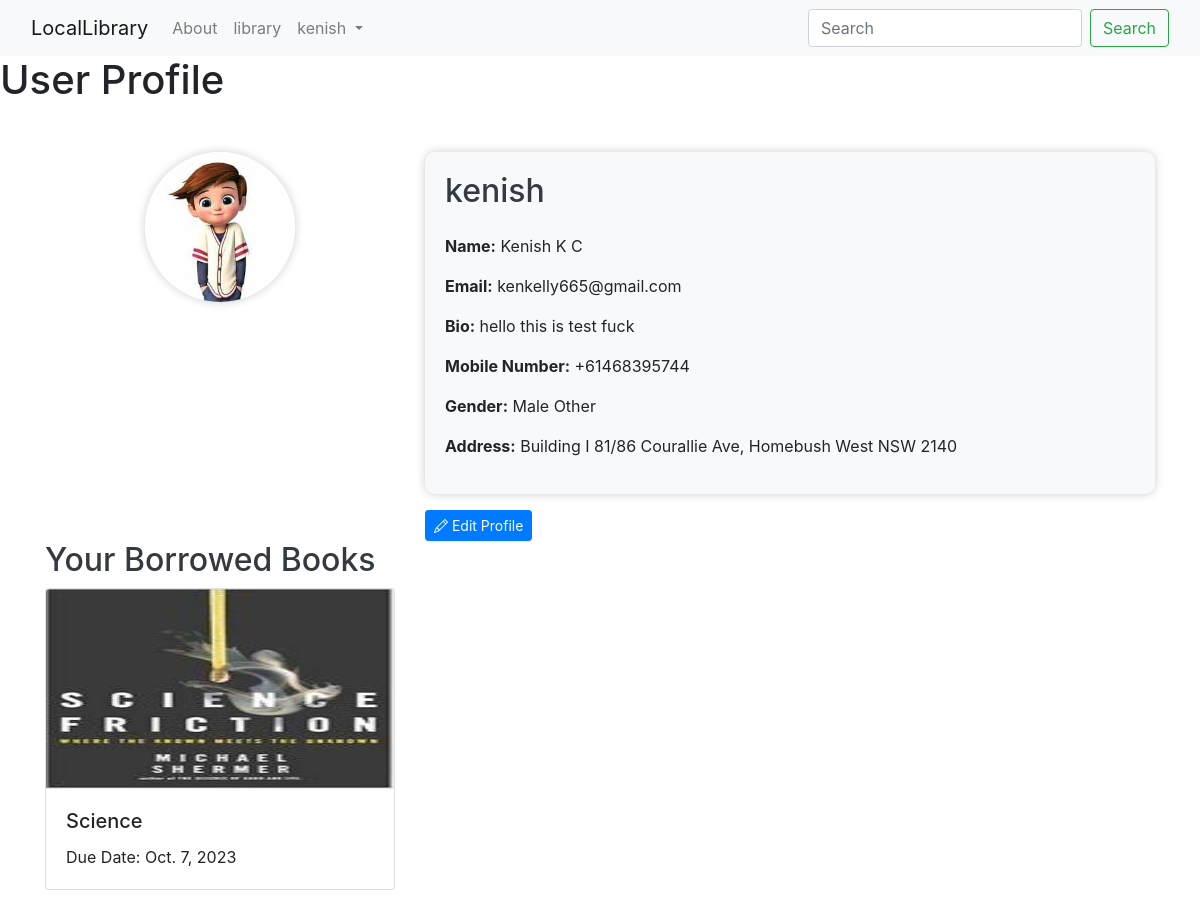
/profile/ (signed in), run on an earlier commit of the app's database.
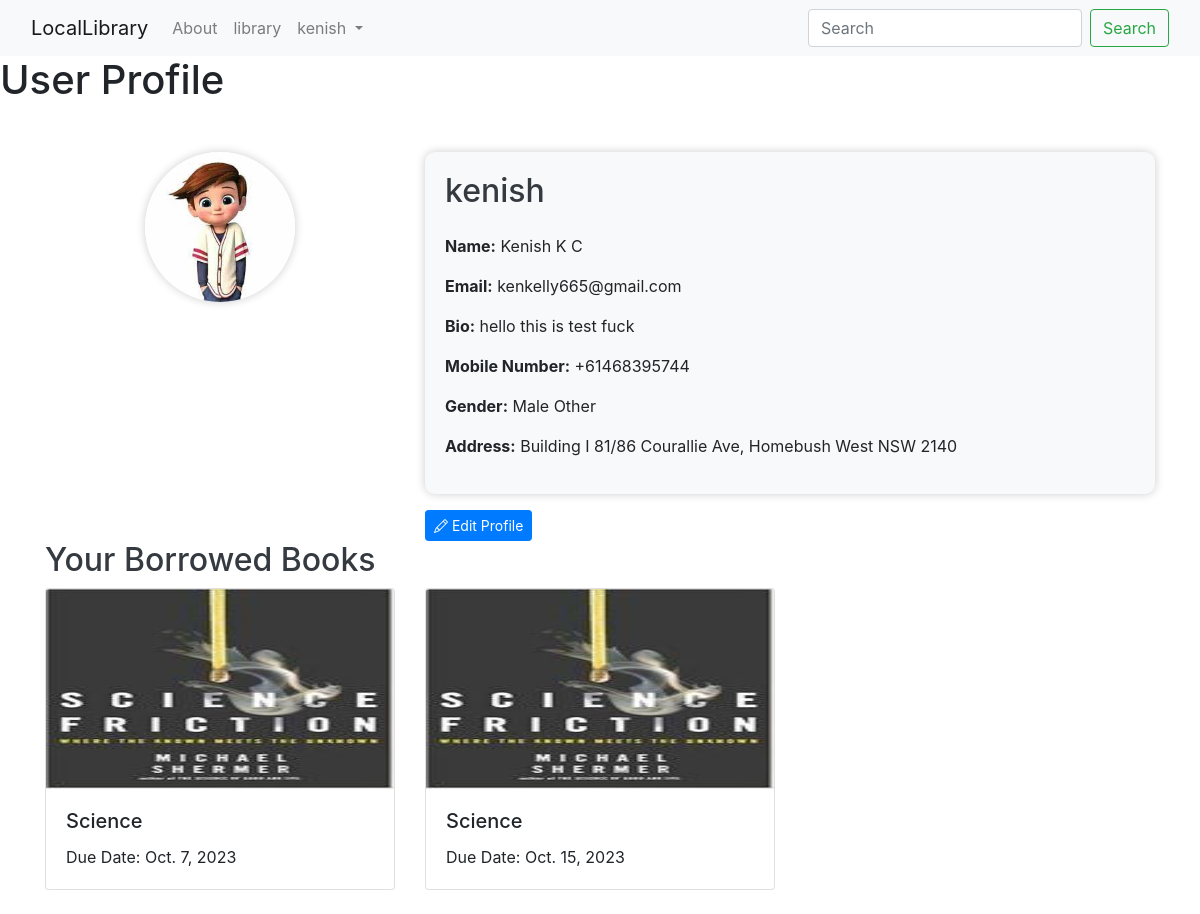
And on a later commit of the database.
### library/models.py (models this page shows, shortened)
class UserProfile(models.Model):
    user = models.OneToOneField(User, on_delete=models.CASCADE)
    firstname = models.CharField(max_length=10, blank=True)
    lastname = models.CharField( max_length=10,blank=True)
    email = models.CharField(max_length =50 ,blank=True)
    bio = models.TextField(blank=True)
    profile_picture = models.ImageField(upload_to='static/images/user_pic', blank=True)
    mobile_number = models.CharField(max_length=15, blank=True)
    gender = models.CharField(max_length=10, choices=[('M', 'Male'), ('F', 'Female'), ('O', 'Other')], blank=True)
    address = models.CharField(max_length=100, blank=True)

class BorrowedBook(models.Model):
    user = models.ForeignKey(User, on_delete=models.CASCADE)
    book_instance= models.ForeignKey(BookInstance, on_delete=models.CASCADE ,null=True)
    borrowed_date = models.DateField()
    due_date = models.DateField()
    returned = models.BooleanField(default=False)
    def __str__(self):
        return self.user.username

class BookInstance(models.Model):
    id = models.UUIDField(primary_key=True, default=uuid.uuid4, help_text='Unique ID for this particular book across whole library')
    book = models.ForeignKey('Book', on_delete=models.RESTRICT, null=True)
    imprint = models.CharField(max_length=200)
    due_back = models.DateField(null=True, blank=True)
    LOAN_STATUS = (
        ('m', 'Maintenance'),
        ('o', 'On loan'),
        ('a', 'Available'),
        ('r', 'Reserved'),
    )
    status = models.CharField(
        max_length=1,
        choices=LOAN_STATUS,
        blank=True,
        default='m',
        help_text='Book availability',
    )
    class Meta:
        ordering = ['due_back']

class Book(models.Model):
    title = models.CharField(max_length=200)
    image= models.ImageField(upload_to='static/images/book',null=True,blank=True)
    author = models.ForeignKey('Author', on_delete=models.SET_NULL, null=True)
    summary = models.TextField(max_length=1000, help_text='Enter a brief description of the book')
    isbn = models.CharField('ISBN', max_length=13, unique=True,
                             help_text='13 Character <a href="https://www.isbn-international.org/content/what-isbn">ISBN number</a>')
    genre = models.ManyToManyField(Genre, help_text='Select a genre for this book')

### catalog/views.py (the view)
# urls.py: path('profile/', views.profile, name='profile'),
def profile(request):
    if request.user.is_authenticated:
        try:
            profile = UserProfile.objects.get(user=request.user)
            borrow_book = BorrowedBook.objects.filter(user=request.user)
        except UserProfile.DoesNotExist:
           return redirect('add_profile')
        print(borrow_book)
        return render(request, 'profile.html', {'profile': profile,
                                                'borrowbook':borrow_book})
    else:
        return redirect('login_user')

### templates/profile.html (shortened to what this page needs)
{% extends 'base.html' %}
{% block body %}
<h1>User Profile</h1>
<div class="container mt-5">
    <div class="row">
        <div class="col-md-4 text-center">
            {% if profile.profile_picture %}
            <img src="{{ profile.profile_picture.url }}" alt="Profile Picture" class="profile-img">
            {% endif %}
        </div>
        <div class="col-md-8">
            <div class="profile-info">
                <h2 class="mb-4">{{ profile.user.username }}</h2>
                <p><strong>Name:</strong> {{ profile.firstname }} {{ profile.lastname }}</p>
                <p><strong>Email:</strong> {{ profile.email }}</p>
                <p><strong>Bio:</strong> {{ profile.bio }}</p>
                <p><strong>Mobile Number:</strong> {{ profile.mobile_number }}</p>
                <p><strong>Gender:</strong>
                    {% if profile.gender == 'M' %} Male {% endif %}
                    {% if profile.gender == 'F'%} Female{% else %}
                    Other
                    {% endif %}
                    </p>
                <p><strong>Address:</strong> {{ profile.address }}</p>
            </div>
            <a href="{% url 'editprofile' %}" class="btn btn-primary btn-sm mt-3">
                <i class="bi bi-pencil"></i> Edit Profile
            </a>
           </div>
    </div>
    <h2>Your Borrowed Books</h2>
    <div class="row">
        {% for borrowed_book in borrowbook %}
            <div class="col-md-4 mb-4">
                <div class="card">
                    <img src="{{ borrowed_book.book_instance.book.image.url }}" alt="Book Cover" style="height: 200px;" class="card-img-top">
                    <div class="card-body">
                        <h5 class="card-title">{{ borrowed_book.book_instance.book.title }}</h5>
                        <p class="card-text">Due Date: {{ borrowed_book.due_date }}</p>
                    </div>
                </div>
            </div>
        {% empty %}
            <p>You haven't borrowed any books yet.</p>
        {% endfor %}
    </div>
</div>
{% endblock body %}

### templates/base.html (shortened to what this page needs)
<!doctype html>
<html lang="en">
  <head>
    <link href="https://cdn.jsdelivr.net/npm/bootstrap@5.0.2/dist/css/bootstrap.min.css" rel="stylesheet">
    <link href="https://cdn.jsdelivr.net/npm/bootstrap-icons@1.18.0/font/bootstrap-icons.css" rel="stylesheet">
    <link rel="stylesheet" href="https://maxcdn.bootstrapcdn.com/bootstrap/4.5.2/css/bootstrap.min.css">
  </head>
  <body>
    <nav class="navbar navbar-expand-lg navbar-light bg-light">
        <div class="container-fluid">
          <a class="navbar-brand" href="/">LocalLibrary</a>
          <div class="collapse navbar-collapse" id="navbarSupportedContent">
            <ul class="navbar-nav me-auto mb-2 mb-lg-0">
              <li class="nav-item">
                <a class="nav-link" href="#">About</a>
              </li>
              <li class="nav-item">
                <a class="nav-link" href="#">library</a>
              </li>
              <li class="nav-item dropdown">
                <a class="nav-link dropdown-toggle" href="#" id="navbarDropdown" role="button" data-bs-toggle="dropdown" aria-expanded="false">
                  {% if user.is_authenticated %}
                   {{ user.username }}
              {% else %}
                   Account
              {% endif %}
                </a>
              </li>
            </ul>
            <form class="d-flex">
              <input class="form-control me-2" type="search" placeholder="Search" aria-label="Search">
              <button class="btn btn-outline-success" type="submit">Search</button>
            </form>
          </div>
        </div>
      </nav>
    {% block body %}
    {% endblock body %}
  </body>
</html>

### templates/profile.html (style rules this page uses)
.profile-img { width: 150px; height: 150px; object-fit: cover; border-radius: 50%; box-shadow: 0 0 10px rgba(0, 0, 0, 0.2); }
.profile-info { background-color: #f8f9fa; padding: 20px; border-radius: 10px; box-shadow: 0 0 10px rgba(0, 0, 0, 0.2); }
h2 { color: #343a40; }

What changed in the data, as far as the page shows it:
added BorrowedBook: book_instance.book.image (picture), book_instance.book "Science", due_date "Oct. 15, 2023"
